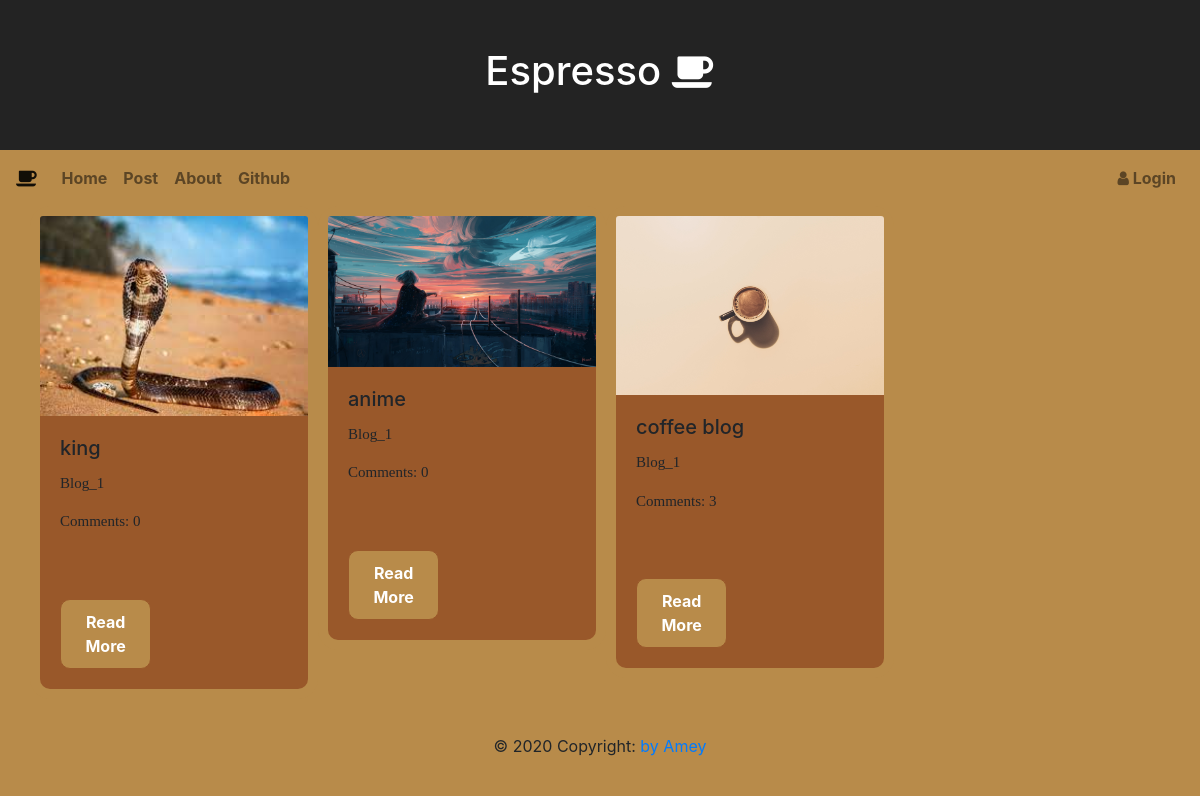
/post/, run on an earlier commit of the app's database.
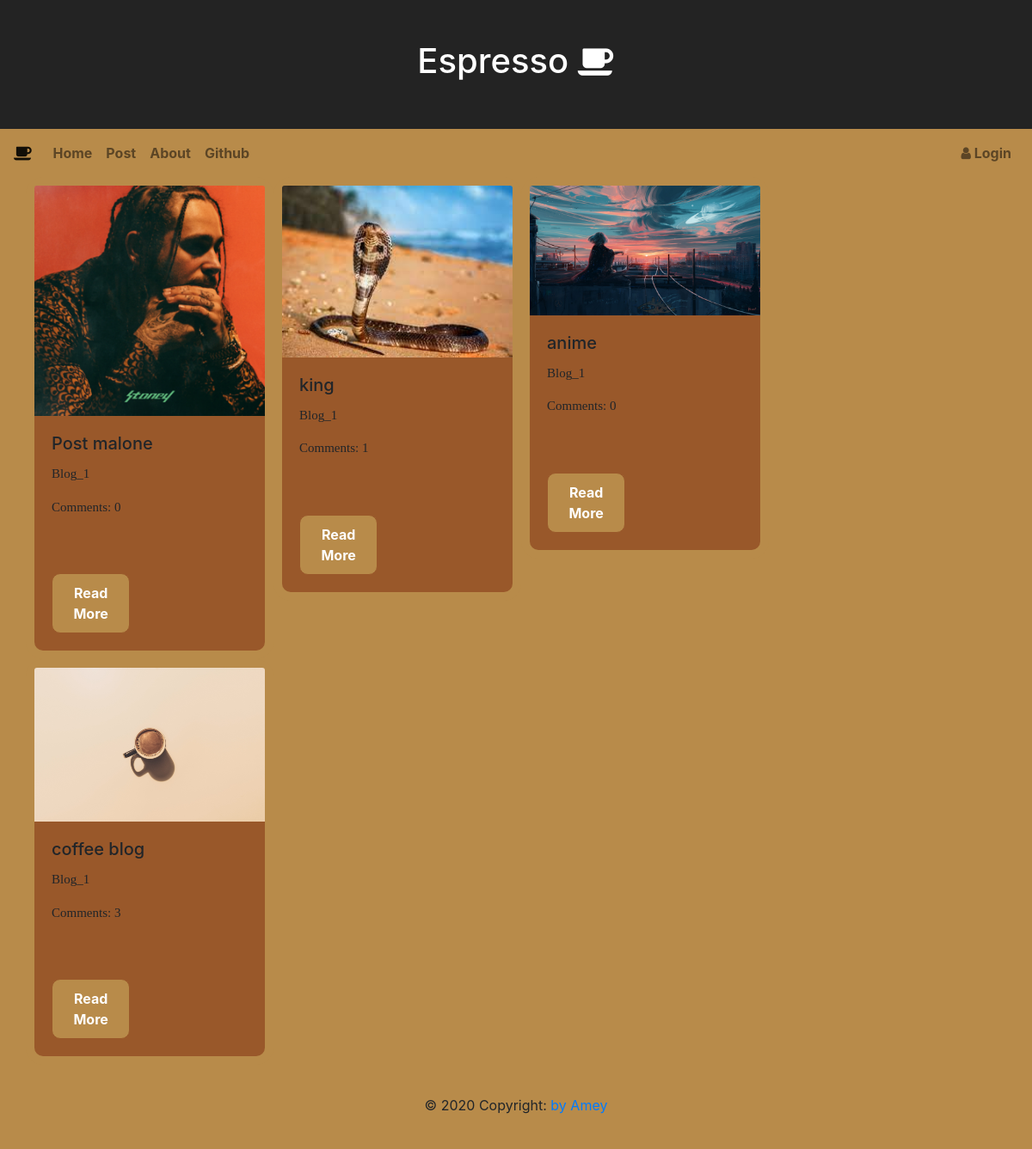
And on a later commit of the database.
### first_site/models.py (models this page shows, shortened)
class Post(models.Model):
    author = models.ForeignKey('auth.User',on_delete=models.CASCADE)
    title = models.CharField(max_length=200)
    text = models.TextField()
    image= models.ImageField(upload_to = 'media',blank=True,null=True)
    created_date = models.DateTimeField(default=timezone.now)
    published_date = models.DateTimeField(blank=True,null=True)
    def approve_comments(self):
        return self.comments.filter(approved_comment=True)

### first_site/views.py (the view)
# urls.py: path('post/',views.PostListView.as_view(),name='post_list'),
class PostListView(ListView):
    model = Post
    def get_queryset(self):
        return Post.objects.filter(published_date__lte=timezone.now()).order_by("-published_date")

### first_site/templates/first_site/post_list.html
{% extends 'first_site/base.html' %}
{% block content %}
<div class="centerstage">
  <div class="row">
    {% for post in post_list %}
      <div class="col-md-16">
       <div class="card" style="width:18rem;height=18rem;">
         <img  src="{{post.image.url}}" class="card-img-top" alt="image not found">
         <div class="card-body">
          <h5 class="card-title">{{post.title}}</h5>
          <p class="card-text">{{post.author}}</p>
          <p class="card-text">Comments: {{post.approve_comments.count}}</p>
          <a href="{% url 'post_detail' pk=post.pk%}" class="btn cust_btn">Read More</a>
       </div>
      </div>
    </div>
    {% endfor %}
  </div>
</div>
{% endblock %}

### first_site/templates/first_site/base.html (shortened to what this page needs)
<!DOCTYPE html>
{% load static %}
<html lang="en" dir="ltr">
  <head>
    <link rel="stylesheet" href="https://stackpath.bootstrapcdn.com/bootstrap/4.5.2/css/bootstrap.min.css">
    <link rel="stylesheet" href="//cdn.jsdelivr.net/medium-editor/latest/css/medium-editor.min.css" type="text/css" media="screen" charset="utf-8">
    <link href="{%static 'css/custom.css' %}" rel="stylesheet" type="text/css">
    <link href="{%static 'css/login.css' %}" rel="stylesheet" type="text/css">
    <link href="https://maxcdn.bootstrapcdn.com/font-awesome/4.7.0/css/font-awesome.min.css" rel="stylesheet">
  </head>
  <body>
    <div id="header">
      <div class="head">
        <h1>Espresso <span class="fa fa-coffee"></span></h1>
      </div>
    </div>
    <nav class="navbar navbar-expand-xl navbar-light  navbar-custom">
      <a class="navbar-brand" href="#"><span class="fa fa-coffee"></span></a>
      <div class="collapse navbar-collapse" id="navbarCoffe">
        <ul class="navbar-nav mr-auto">
          <li class="nav-item"><a class="nav-link" href="{%url 'home' %}">Home</a></li>
          <li class="nav-item "><a class="nav-link" href="{%url 'post_list' %}">Post</a></li>
          <li class="nav-item"><a class="nav-link" href="{%url 'about' %}">About</a></li>
          <li class="nav-item"><a class="nav-link" href="https://github.com/ameyrane98?tab=repositories">Github</a></li>
        </ul>
        <ul class="navbar-nav">
          {% if user.is_authenticated %}
            <li class="nav-item"><a class="nav-link"><strong>Hello!</strong>     {{user.username}}</a> </li>
            <li class="nav-item"><a class="nav-link" href="{%url 'post_new' %}">New Post</a></li>
            <li class="nav-item"><a  class="nav-link" href="{%url 'post_draft_list' %}">Drafts</a></li>
            <li class="nav-item"><a class="nav-link" href="{%url 'logout' %}">Logout</a></li>
             {% else %}
             <li class="nav-item"><a class="nav-link" href="{%url 'login' %}" aria-label="login"><span class="fa fa-user" aria-hidden="true"></span> Login </a></li>
          {% endif %}
        </ul>
      </div>
    </nav>
   <div class="content container">
      <div class="row">
        <div class="col-sm-12">
          <div class="blog_content">
            {% block content %}
            {% endblock %}
          </div>
        </div>
      </div>
    </div>
    <div class="foot_contain">© 2020 Copyright:
        <a href="https://github.com/ameyrane98?tab=repositories">by Amey</a>
    </div>
  </body>
</html>

### first_site/static/css/custom.css (style rules this page uses)
body { background-color: #b88b4a; }
.nav-item { font-weight: bold; }
#header { width: 100%; height: 150px; background-color: #232323; color: white; text-align: center; }
.head { padding: 47px; text-align: center; }
.foot_contain { bottom: 0; background-color: #b88b4a; height: 40px; text-align: center; padding: 5px; margin: 30px; }
p { font-family: "PT Serif", serif; font-size: 15px; }
.card { background-color: #99582a; border: 10px solid #b88b4a; border-radius: 20px; }
.cust_btn { border: 0.1px solid #99582a; background-color: #915b5b; border-radius: 10px; color: white; justify-content: flex-end; }

### first_site/static/css/login.css (style rules this page uses)
body { background-color: #b88b4a; }
.btn { text-align: center; width: 40%; background-color: #b88b4a; margin-top: 50px; padding: 10px 10px; font-family: -apple-system, BlinkMacSystemFont, "Segoe UI", Roboto, Oxygen, Ubuntu, Cantarell, "Open Sans", "Helvetica Neue", sans-serif; font-weight: bold; box-shadow: 0 3rem 4rem 2rem rgba(235, 235, 235, 0); }

What changed in the data, as far as the page shows it:
added Post: image (picture), title "Post malone", author "Blog_1", approve_comments.count "0"
computed for Post "king": approve_comments.count "0" → "1"
